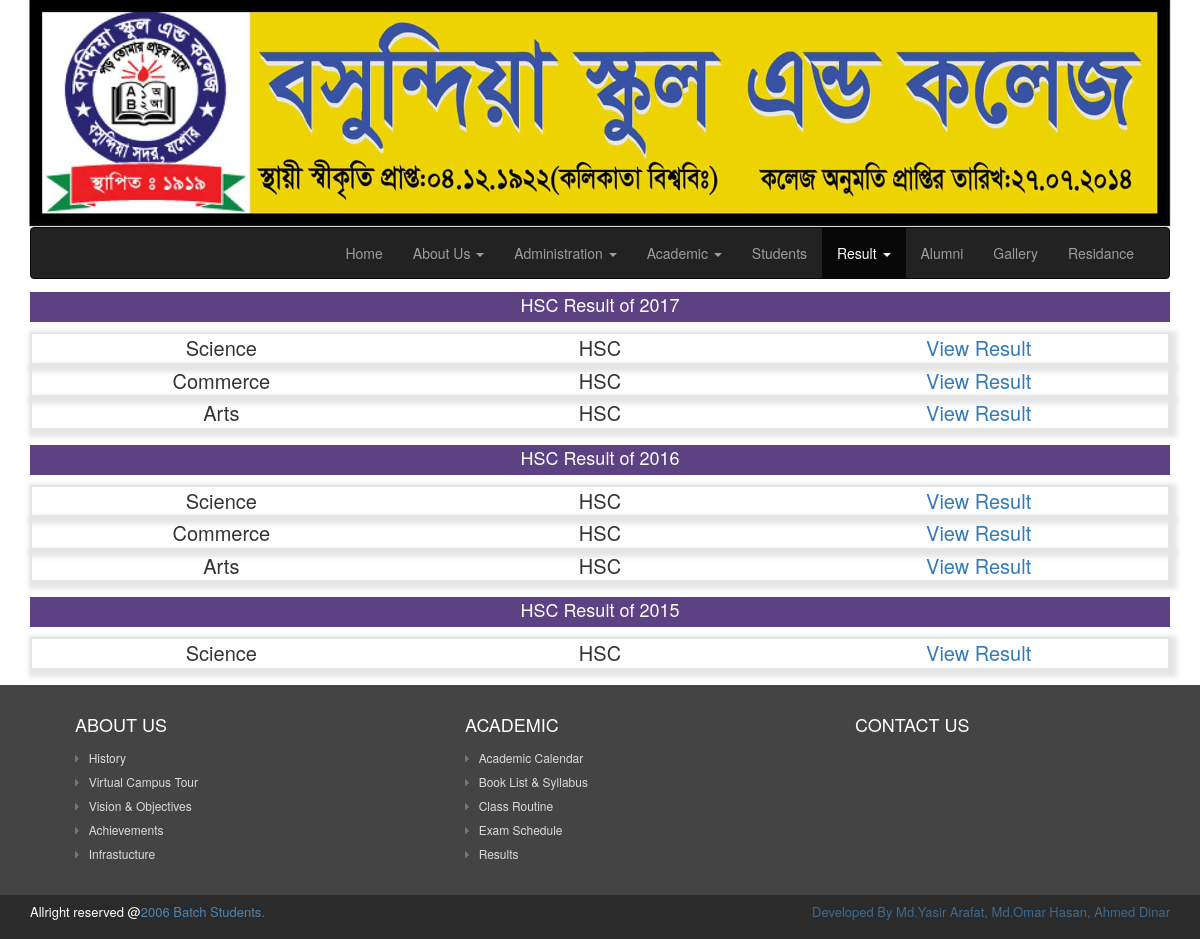
Page /hscResult.php on the committed database.
### tables this page shows
CREATE TABLE IF NOT EXISTS `result_public` (
  `id` int(11) NOT NULL AUTO_INCREMENT,
  `exam_name` varchar(10) NOT NULL,
  `exam_priority` int(5) NOT NULL,
  `group` varchar(20) NOT NULL,
  `result_year` int(8) NOT NULL,
  `file_name` varchar(30) NOT NULL,
  PRIMARY KEY (`id`)
);

### hscResult.php (the view, shortened to what this page needs)
<!DOCTYPE html>
<html lang="en">
<head>
    <?php include 'includes/head.php'; ?>
</head>
<body>
<?php $active_nav="result"; include 'includes/header.php'; ?>
<div class="container">
    <div class="row">
        <div class="col-md-12">
            <?php
            $test=0;
            $tempYear=0;
            $getHSCResultQry=mysql_query("select * from result_public where exam_name='HSC' order by result_year desc,exam_priority asc");
            while($get=mysql_fetch_array($getHSCResultQry)){
                $examName=$get['exam_name'];
                $group=$get['group'];
                $result_year=$get['result_year'];
                $get_id=$get['id'];
                $test++;
                if($test==1){
                    $tempYear=$result_year;
                }
                ?>
                <?php if($test==1){?>
                    <h4 style="background-color:#5C4283;color:#FFFFFF;height:30px;padding-top:3px;text-align:center;">HSC Result of <?php echo $result_year;?></h4>
                <?php } if($result_year==$tempYear-1){?>
                    <h4 style="background-color:#5C4283;color:#FFFFFF;height:30px;padding-top:3px;text-align:center;margin-top:15px;">HSC Result of <?php echo $result_year;?></h4>
                    <?php $tempYear=$result_year;}?>
                <div style="border:2px solid #E5E5E5;box-shadow:3px 3px 5px 4px #E5E5E5;">
                    <table width="100%">
                        <tr>
                            <td width="33.33%"><?php echo $group;?></td>
                            <td width="33.33%"><?php echo $examName;?></td>
                            <td width="33.33%"><a href="hscSscResultView.php?result_id=<?php echo $get_id;?>" target="_blank">View Result</a></td>
                        </tr>
                    </table>
                </div>
            <?php }?>
        </div>
    </div>
</div>
<?php include 'includes/footer.php'; ?>
</body>
</html>

### hscResult.php (style rules this page uses)
table tr td { margin-top:8px; font-size:20px; text-align:center; }

### rows in the picture
result_public: result_year "2017", group "Science", exam_name "HSC"
result_public: group "Commerce", exam_name "HSC"
result_public: group "Arts", exam_name "HSC"
result_public: result_year "2016", group "Science", exam_name "HSC"
result_public: group "Commerce", exam_name "HSC"
result_public: group "Arts", exam_name "HSC"
result_public: result_year "2015", group "Science", exam_name "HSC"
